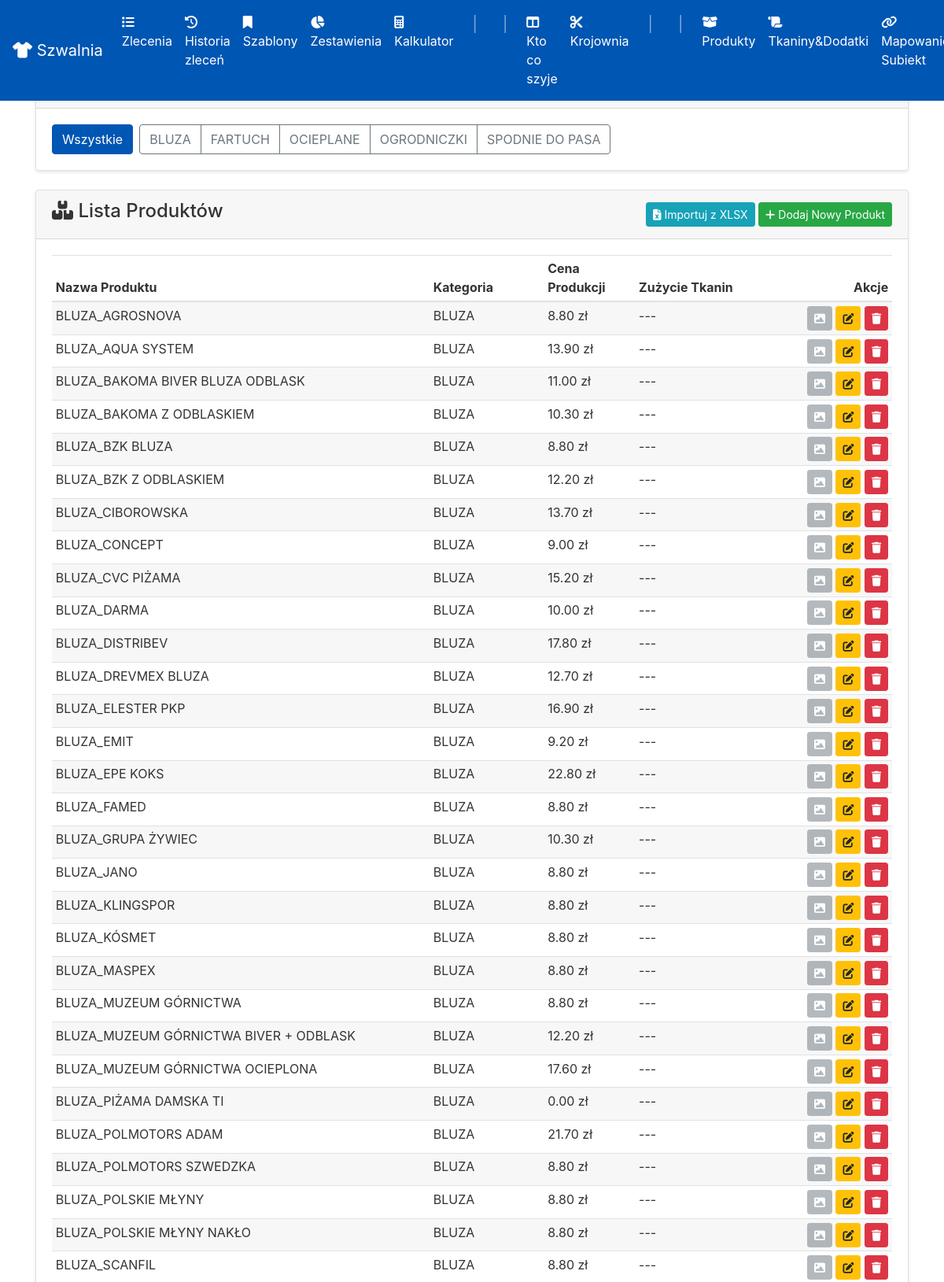
Page /products (upper part) on the committed database.
### app/models.py (models this page shows, shortened)
class ProductCategory(db.Model):
    id = db.Column(db.Integer, primary_key=True)
    name = db.Column(db.String(100), nullable=False, unique=True)

class Product(db.Model):
    id = db.Column(db.Integer, primary_key=True)
    name = db.Column(db.String(100), nullable=False, unique=True)
    description = db.Column(db.Text, nullable=True)
    production_price = db.Column(db.Float, nullable=False, default=0.0)
    image_id = db.Column(db.String(100), nullable=True) # dla google drive
    category_id = db.Column(db.Integer, db.ForeignKey('product_category.id'), nullable=True)
    category = db.relationship('ProductCategory', backref='products')
    fabrics_needed = db.relationship('ProductFabric', backref='product', lazy=True, cascade="all, delete-orphan")
    materials_needed = db.relationship('ProductMaterial', backref='product', lazy=True, cascade="all, delete-orphan")
    order_items = db.relationship('OrderItem', backref='product')

### app/routes.py (the view)
@app.route('/products')
def products_list():
    categories = ProductCategory.query.order_by(ProductCategory.name).all()
    category_filter_id = request.args.get('category_id', type=int)
    query = Product.query
    if category_filter_id:
        query = query.filter_by(category_id=category_filter_id)
    products = query.order_by(Product.name).all()
    form = ProductCategoryForm()
    return render_template('products_list.html', products=products, categories=categories,
                           form=form, current_category_id=category_filter_id)

### app/routes.py (called while the page is built)
@app.context_processor
def inject_in_progress_orders():
    all_in_progress = Order.query.filter_by(status='W REALIZACJI').order_by(Order.deadline).all()
    krojownia_orders = []
    szwalnia_orders = []
    for order in all_in_progress:
        order.total_quantity = sum(item.quantity for item in order.order_items)
        if order.cutting_table == 'skrojone' and order.assigned_team is not None:
            szwalnia_orders.append(order)
        elif order.cutting_table is not None and order.cutting_table != 'skrojone':
            krojownia_orders.append(order)
    return dict(krojownia_in_progress=krojownia_orders, szwalnia_in_progress=szwalnia_orders)

### app/templates/products_list.html (shortened to what this page needs)
{% extends "base.html" %}
{% block content %}
<div class="card mb-4">
    <div class="card-header d-flex justify-content-between align-items-center">
        <h4> Filtruj po kategorii</h4>
        <button class="btn btn-primary btn-sm" data-toggle="modal" data-target="#addCategoryModal">
        </button>
    </div>
    <div class="card-body">
        <div class="btn-toolbar" role="toolbar">
            <div class="btn-group mr-2" role="group">
                <a href="{{ url_for('products_list') }}" class="btn btn-outline-secondary btn-category {% if not current_category_id %}active{% endif %}">
                    Wszystkie
                </a>
            </div>
            <div class="btn-group" role="group">
                {% for category in categories %}
                <a href="{{ url_for('products_list', category_id=category.id) }}" class="btn btn-outline-secondary btn-category {% if current_category_id == category.id %}active{% endif %}">
                    {{ category.name }}
                </a>
                {% endfor %}
            </div>
        </div>
    </div>
</div>
<div class="card">
    <div class="card-header d-flex justify-content-between align-items-center">
        <h4><i class="fas fa-boxes"></i> Lista Produktów</h4>
        <div>
            <button class="btn btn-info btn-sm" data-toggle="modal" data-target="#importModal"><i class="fas fa-file-excel"></i> Importuj z XLSX</button>
            <a href="{{ url_for('add_product') }}" class="btn btn-success btn-sm"><i class="fas fa-plus"></i> Dodaj Nowy Produkt</a>
        </div>
    </div>
    <div class="card-body">
        <table class="table table-striped table-hover table-sm">
            <thead>
                <tr>
                    <th>Nazwa Produktu</th>
                    <th>Kategoria</th>
                    <th>Cena Produkcji</th>
                    <th>Zużycie Tkanin</th>
                    <th class="text-right">Akcje</th>
                </tr>
            </thead>
            <tbody>
                {% for product in products %}
                <tr>
                    <td>{{ product.name }}</td>
                    <td>{{ product.category.name if product.category else 'Brak' }}</td>
                    <td>{{ "%.2f zł"|format(product.production_price) }}</td>
                    <td>
                        {% if product.fabrics_needed %}
                            <ul class="list-unstyled mb-0">
                                {% for pf in product.fabrics_needed %}
                                    <li>{{ pf.fabric.name }}: <strong>{{ pf.usage_meters }} m</strong></li>
                                {% endfor %}
                            </ul>
                        {% else %}
                            ---
                        {% endif %}
                    </td>
                    <td class="actions-cell text-right">
                        {% if product.image_id %}
                            <button class="btn btn-info btn-sm view-image-btn"
                                    data-toggle="modal"
                                    data-target="#imageModal"
                                    data-image-url="https://drive.google.com/thumbnail?id={{ product.image_id }}&sz=w1000"
                                    data-product-name="{{ product.name }}"
                                    title="Pokaż zdjęcie">
                                <i class="fas fa-image"></i>
                            </button>
                            {% else %}
                            <button class="btn btn-secondary btn-sm" disabled style="opacity: 0.5;" title="Brak zdjęcia">
                                <i class="fas fa-image"></i>
                            </button>
                        {% endif %}
                        <a href="{{ url_for('edit_product', product_id=product.id) }}" class="btn btn-warning btn-sm" title="Edytuj"><i class="fas fa-edit"></i></a>
                        <form method="POST" action="{{ url_for('delete_product', product_id=product.id) }}" style="display:inline;" onsubmit="return confirm('Czy na pewno chcesz usunąć ten produkt?');">
                            <button type="submit" class="btn btn-danger btn-sm" title="Usuń"><i class="fas fa-trash"></i></button>
                        </form>
                    </td>
                </tr>
                {% else %}
                <tr>
                    <td colspan="5" class="text-center">Brak produktów do wyświetlenia.</td>
                </tr>
                {% endfor %}
            </tbody>
        </table>
    </div>
</div>
{% endblock %}

### app/templates/products_list.html (style rules this page uses)
.btn-category.active { background-color: #0056b3 !important; border-color: #0056b3 !important; color: white; }
.actions-cell { white-space: nowrap; width: 1%; }

### rows in the picture
ProductCategory: name "BLUZA"
ProductCategory: name "FARTUCH"
ProductCategory: name "OCIEPLANE"
ProductCategory: name "OGRODNICZKI"
ProductCategory: name "SPODNIE DO PASA"
Product: name "BLUZA_AGROSNOVA", category "BLUZA", production_price "8.80 zł"
Product: name "BLUZA_AQUA SYSTEM", category "BLUZA", production_price "13.90 zł"
Product: name "BLUZA_BAKOMA BIVER BLUZA ODBLASK", category "BLUZA", production_price "11.00 zł"
Product: name "BLUZA_BAKOMA Z ODBLASKIEM", category "BLUZA", production_price "10.30 zł"
Product: name "BLUZA_BZK BLUZA", category "BLUZA", production_price "8.80 zł"
Product: name "BLUZA_BZK Z ODBLASKIEM", category "BLUZA", production_price "12.20 zł"
Product: name "BLUZA_CIBOROWSKA", category "BLUZA", production_price "13.70 zł"
Product: name "BLUZA_CONCEPT", category "BLUZA", production_price "9.00 zł"
Product: name "BLUZA_CVC PIŻAMA", category "BLUZA", production_price "15.20 zł"
Product: name "BLUZA_DARMA", category "BLUZA", production_price "10.00 zł"
Product: name "BLUZA_DISTRIBEV", category "BLUZA", production_price "17.80 zł"
Product: name "BLUZA_DREVMEX BLUZA", category "BLUZA", production_price "12.70 zł"
Product: name "BLUZA_ELESTER PKP", category "BLUZA", production_price "16.90 zł"
Product: name "BLUZA_EMIT", category "BLUZA", production_price "9.20 zł"
Product: name "BLUZA_EPE KOKS", category "BLUZA", production_price "22.80 zł"
Product: name "BLUZA_FAMED", category "BLUZA", production_price "8.80 zł"
Product: name "BLUZA_GRUPA ŻYWIEC", category "BLUZA", production_price "10.30 zł"
Product: name "BLUZA_JANO", category "BLUZA", production_price "8.80 zł"
Product: name "BLUZA_KLINGSPOR", category "BLUZA", production_price "8.80 zł"
Product: name "BLUZA_KÓSMET", category "BLUZA", production_price "8.80 zł"
Product: name "BLUZA_MASPEX", category "BLUZA", production_price "8.80 zł"
Product: name "BLUZA_MUZEUM GÓRNICTWA", category "BLUZA", production_price "8.80 zł"
Product: name "BLUZA_MUZEUM GÓRNICTWA BIVER + ODBLASK", category "BLUZA", production_price "12.20 zł"
Product: name "BLUZA_MUZEUM GÓRNICTWA OCIEPLONA", category "BLUZA", production_price "17.60 zł"
Product: name "BLUZA_PIŻAMA DAMSKA TI", category "BLUZA", production_price "0.00 zł"
Product: name "BLUZA_POLMOTORS ADAM", category "BLUZA", production_price "21.70 zł"
Product: name "BLUZA_POLMOTORS SZWEDZKA", category "BLUZA", production_price "8.80 zł"
Product: name "BLUZA_POLSKIE MŁYNY", category "BLUZA", production_price "8.80 zł"
Product: name "BLUZA_POLSKIE MŁYNY NAKŁO", category "BLUZA", production_price "8.80 zł"
Product: name "BLUZA_SCANFIL", category "BLUZA", production_price "8.80 zł"
